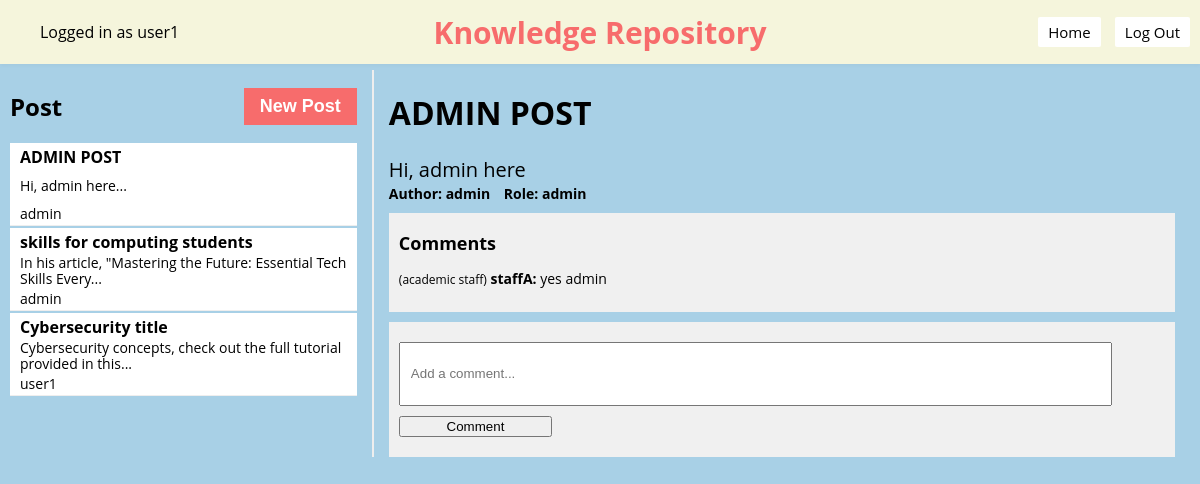
The page /knowledge-repository/1 (signed in) on the database its author committed.
### models.py (models this page shows)
class Base(DeclarativeBase):
    pass

class Article(Base):
    __tablename__ = "article"
    id: Mapped[int] = mapped_column(Integer, primary_key=True)
    title: Mapped[str] = mapped_column(String(100), nullable=False)
    content: Mapped[str] = mapped_column(Text, nullable=False)
    author_id: Mapped[int] = mapped_column(Integer, ForeignKey('user.username'), nullable=False)
    comments = relationship('Comment', backref='article', lazy='dynamic')
    user = relationship("User", foreign_keys=[author_id])

class Comment(Base):
    __tablename__ = "comment"
    id: Mapped[int] = mapped_column(Integer, primary_key=True)
    content: Mapped[str] = mapped_column(Text, nullable=False)
    article_id: Mapped[int] = mapped_column(Integer, ForeignKey('article.id'), nullable=False)
    author_id: Mapped[int] = mapped_column(Integer, ForeignKey('user.username'), nullable=False)
    author_role: Mapped[RoleType] = mapped_column(Enum(RoleType), nullable=False)
    user = relationship("User", foreign_keys=[author_id])

### app.py (the view)
@app.route("/knowledge-repository", defaults={'article_id': None})
@app.route("/knowledge-repository/<int:article_id>")
def knowledge_repository(article_id):
    username = session.get("username")
    if username is None:
        return redirect(url_for('login'))  # Redirect to login page
    articles = db.get_all_articles()
    selected_article = db.get_article(article_id) if article_id else None
    user = db.get_user(username)
    user_role = user.role.name if hasattr(user.role, 'name') else str(user.role)
    if selected_article:
        comments = db.get_comments(selected_article.id)
    else:
        comments = []
    if selected_article != None:
        author_role = db.get_user_role(selected_article.author_id)
    else:
        author_role = "student"
    return render_template('knowledge_repository.jinja', username=username, articles=articles, selected_article=selected_article, author_role=author_role, user_role=user_role, comments=comments)

### app.py (called while the page is built)
def csp_policy_string(policy_dict):
    return "; ".join([f"{key} {' '.join(val) if isinstance(val, list) else val}" for key, val in policy_dict.items()])

@app.after_request
def apply_csp(response):
    policy = {
    "default-src": "'self'",
    "script-src": [
        "'self'",
        "https://cdnjs.cloudflare.com",  # Allow scripts from CDN for Crypto-JS
        "https://cdn.jsdelivr.net",
        "'unsafe-inline'"
    ],
    "style-src": "'self' 'unsafe-inline'",  # Allows inline styles;
    "img-src": "'self'",
    "connect-src": "'self'",  # Restricts the URLs which can be loaded using script interfaces
    "font-src": "'self'",  # Fonts loading
    "object-src": "'none'",  # Prevents object, embed, and applet elements from rendering
    "frame-ancestors": "'none'"  # Protects against clickjacking
}
    response.headers['Content-Security-Policy'] = csp_policy_string(policy)
    return response

### db.py (called while the page is built)
def get_user(username: str):
    with Session(engine) as session:
        return session.get(User, username)

def get_all_articles():
    with Session(engine) as session:
        articles = session.query(Article).all()
        return articles

def get_article(article_id):
    with Session(engine) as session:
        return session.query(Article).filter(Article.id == article_id).first()

def get_comments(article_id):
    with Session(engine) as session:
        return session.query(Comment).filter(Comment.article_id == article_id).all()

def get_user_role(username):
    with Session(engine) as session:
        user = session.query(User).filter(User.username == username).first()
        if user:
            return user.role.value
        else:
            return None  # Return None if the user is not found

### templates/knowledge_repository.jinja (shortened to what this page needs)
{% extends 'base.jinja' %}
{% block content %}
<nav style="padding: 2px 0; overflow: auto;">
    <div style="float: left;">
        <ul>
            <li class="username" style="display: inline-block;">Logged in as {{ username }}</li>
        </ul>
    </div>
        <div style="text-align: center; position: absolute; left: 50%; transform: translateX(-50%);">
        <h1 style="margin: 0; font-size: 30px; color: #F76C6c; ">Knowledge Repository</h1>
    </div>
    <div style="float: right;">
        <ul>
            <li style="display: inline-block;"><button onclick="location.href='{{ url_for('home') }}'">Home</button></li>
            <button onclick="confirmLogout()">Log Out</button>
        </ul>
    </div>
</nav>
<div class="container">
    <div class="sidebar">
        <div class="sidebar-header">
            <h2>Post</h2>
            <button class="new-article" id="newArticleBtn">New Post</button>
        </div>
        {% for article in articles %}
            <div class="article-preview" onclick="location.href='{{ url_for('knowledge_repository', article_id=article.id) }}'">
                <h3 id="sidebar-title-{{ article.id }}">{{ article.title }}</h3>
                <p id="sidebar-content-{{ article.id }}" style="font-size: 14px; color: black; margin: 1px 0;">{{ article.content.split()[:10]|join(' ') }}...</p>
                <p style="font-size: 14px; color: black;margin: 1px 0;">{{ article.author_id }}</p>
            </div>
        {% endfor %}
        </div>
        <div class="main-content">
            {% if selected_article %}
            <h1 id="article-title-{{ selected_article.id }}">{{ selected_article.title }}</h1>
            <p id="article-content-{{ selected_article.id }}" style="font-size: 20px; color: black; ; margin: 1px 0;">{{ selected_article.content }}</p>
            <p style="margin-top:5px; font-size: 14px; color: black; margin: 1px 0;font-weight: 680;">
                <span style="padding-right: 10px;">Author: {{ selected_article.author_id}}</span>
                <span style="padding-right: 10px;"> Role: {{ author_role }}</span>
            </p>
            <div class="comments">
            <h3>Comments</h3>
            {% for comment in comments %}
                <div class="comment">
                    <p>
                    <span class="comment-role">({{ comment.author_role.value }})</span>
                    <span class="comment-author">{{ comment.author_id }}:</span>
                    <span class="comment-content">{{ comment.content }}</span>
                    </p>
                </div>
                {% else %}
                <p>No comments yet.</p>
                {% endfor %}
            </div>
            <div class="comments">
                <form id="comment-form" data-article-id="{{ selected_article.id }}">
                    <input type="text" name="content" placeholder="Add a comment..." required>
                    <button type="submit">Comment</button>
                </form>
            </div>
            {% endif %}
        </div>
    </div>
{% endblock %}

### templates/knowledge_repository.jinja (style rules this page uses)
html, body { margin: 0; padding: 0; width: 100%; height: 100%; display: flex; flex-direction: column; font-family: 'Open Sans', sans-serif; background-color: #A8D0E6; }
nav { position: absolute; width: 100%; height: 60px; background-color: beige; display: flex; justify-content: space-between; align-items: center; padding: 0 20px; box-shadow: 0 2px 4px rgba(0, 0, 0, 0.03); overflow: hidden; }
h2 { font-family: 'Open Sans', sans-serif; }
h3 { font-family: 'Open Sans', sans-serif; color: black; font-size: 18px; margin: 8px 0; }
p { font-family: 'Open Sans', sans-serif; color: black; font-size: 14px; }
.container { margin-top: 60px; display: flex; justify-content: space-between; padding: 10px; }
.sidebar { overflow: auto; width: 30%; border-right: 2px solid #eee; padding-right: 15px; }
.sidebar-header { display: flex; align-items: center; justify-content: space-between; }
.article-preview { cursor: pointer; padding: 1px; border-bottom: 1px solid #eee; height: 80px; display: flex; flex-direction: column; justify-content: space-between; overflow: hidden; background: #fff; margin-bottom: 2px; padding-left: 5px; }
.article-preview h3 { margin-top: 2px; font-size: 16px; overflow: hidden; text-overflow: ellipsis; margin-bottom: 0px; white-space: nowrap; padding-left: 5px; }
.article-preview p { margin-top: 0px; line-height: 1.2; font-size: 14px; cursor: pointer; border-bottom: 0px solid #eee; overflow: hidden; text-overflow: ellipsis; padding-left: 5px; padding-right: 5px; }
.main-content { width: 68%; padding-left: 15px; padding-right: 15px; }
.comments { margin-top: 10px; background-color: #f0f0f0; padding: 10px; overflow-y: auto; // Enable vertical scrolling }
.comment { margin-bottom: 10px; }
nav button { font-family: 'Open Sans', sans-serif; padding: 5px 10px; background-color: white; color: black; border: none; border-radius: 2px; cursor: pointer; text-align: center; text-decoration: none; display: inline-block; margin-right: 10px; font-size: 15px; transition: background-color 0.3s, color 0.3s; }
.new-article { padding: 8px 16px; background-color: #F76C6c; color: white; border: none; cursor: pointer; font-size: 18px; font-weight: bold; transition: background-color 0.2s; }
form { width: 100%; display: flex; flex-direction: column; align-items: left; }
form input[type="text"] { margin-top: 10px; width: 90%; padding: 10px; height: 40px; }
form button { margin-top: 10px; margin-bottom: 10px; width: 20%; }
.comment p { font-size: 14px; color: black; }
.comment .comment-role { font-size: 12px; color: black; }
.comment .comment-author { font-size: 14px; font-weight: bold; }
.comment .comment-content { font-size: 14px; }

### rows shown on the page
Article: title "ADMIN POST", content.split "Hi, admin here", author_id "admin", content "Hi, admin here"
Article: title "skills for computing students", content.split "In his article, \"Mastering the Future: Essential Tech Skills Every", author_id "admin"
Article: title "Cybersecurity title", content.split "Cybersecurity concepts, check out the full tutorial provided in this", author_id "user1"
Comment: author_role.value "academic staff", author_id "staffA", content "yes admin"

### other values the page prints
{{ username }} "user1"
{{ author_role }} "admin"
